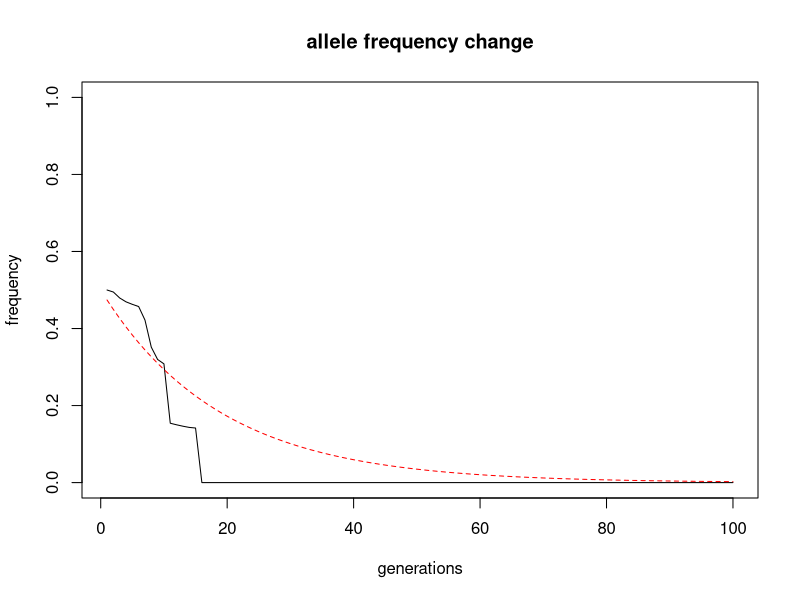

Reproduce this figure in R.
# vector of pop sizes
sizes <- sample(1:100, 100)

ngens <- 100

p <- numeric()
p[1] <- 0.5

for(i in 2:ngens) {
    p[i] <- p[i - 1] * (1 - (1/(sizes[i - 1])))
}

plot(p, type = "l", ylim = c(0, 1),
     xlab = "generations", ylab = "frequency", 
     main = "allele frequency change")

ne <- (sum(sizes^-1) / length(sizes)) ^-1
H_t <- p[1] * (1 - (1/ne))^(1:ngens)

lines(H_t, col = "red", lty = 2)
